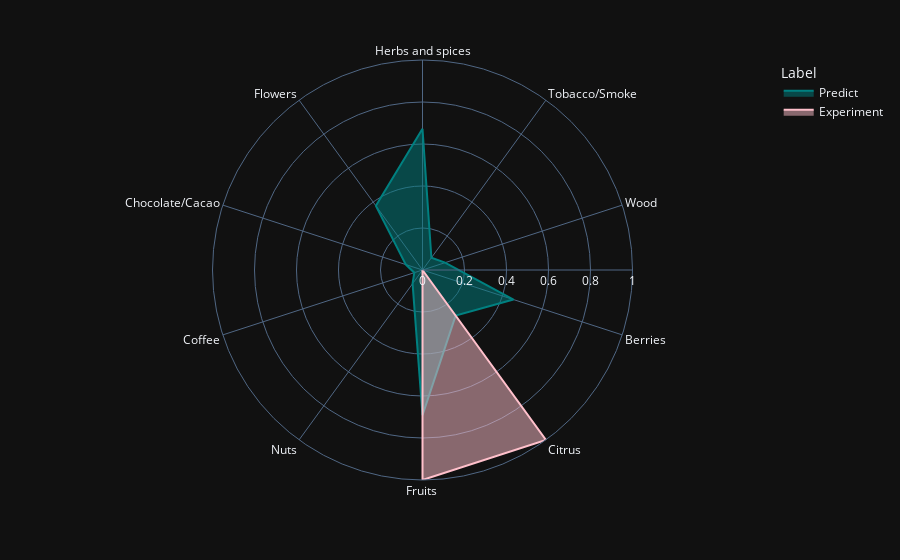
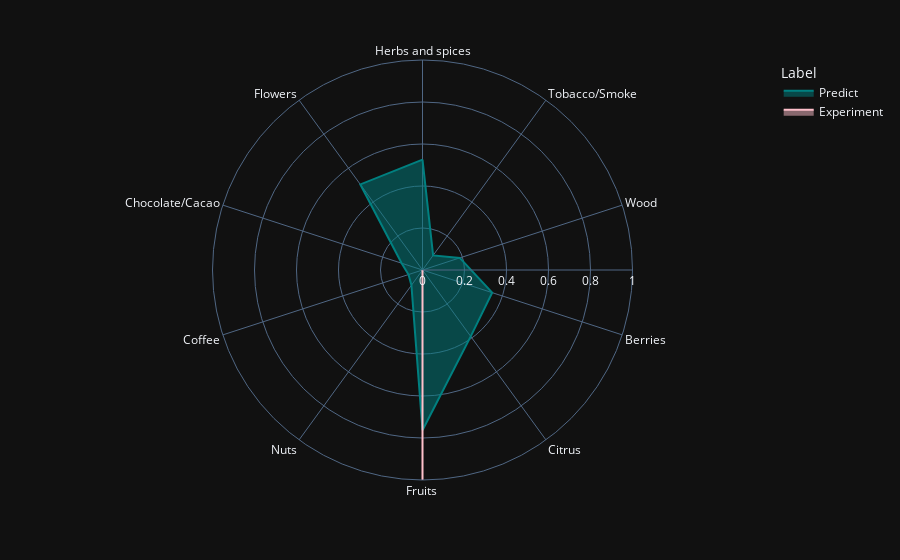
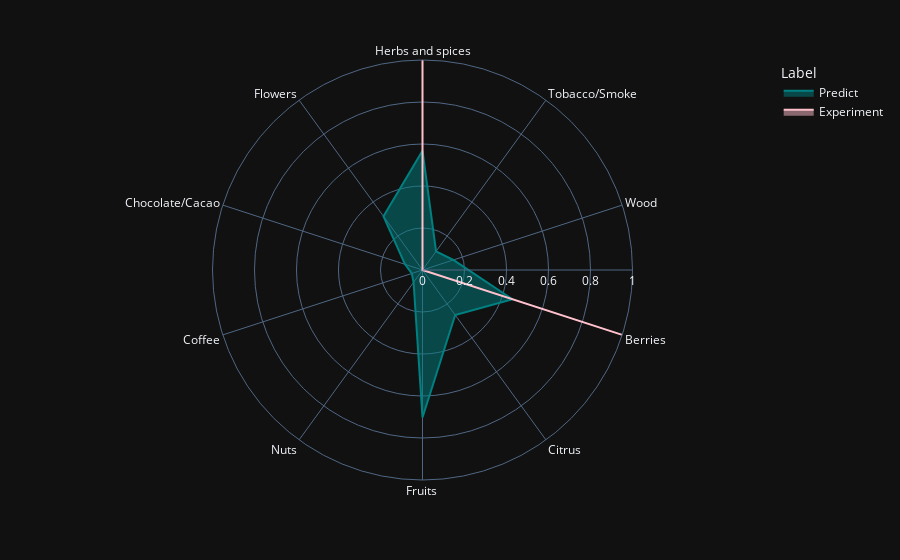
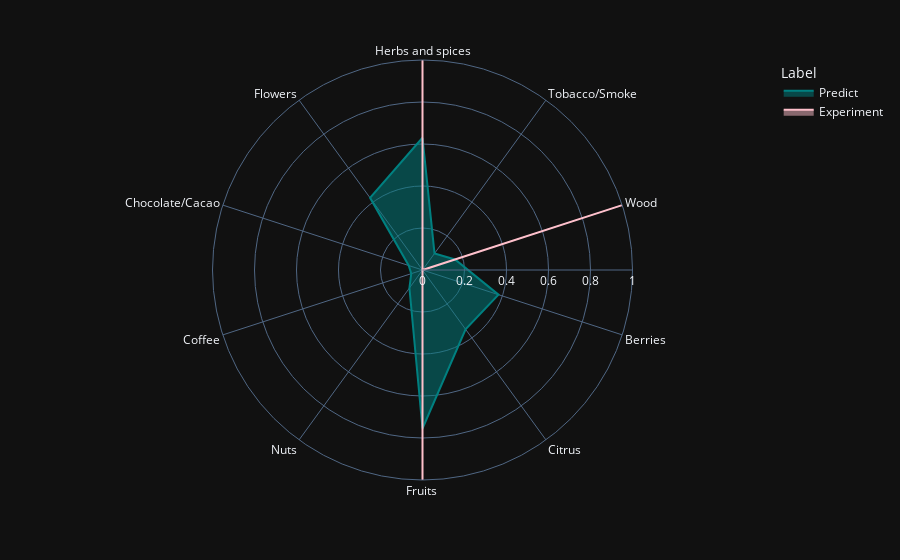

Notebook source saved alongside these figures, in order:
### Code cell
for i in range(90):
    matrix, label = X_test[i].to(device).unsqueeze(0), y_test[i].to(device)
    aroma_map_comparison(matrix, label)

### Figure 1 — Plotly figure (JSON) as saved in the notebook; plotly's stock layout.template omitted (floating-point values rounded to 4 significant figures)
{"data": [{"fill": "toself", "hovertemplate": "Label=Predict<br>r=%{r}<br>theta=%{theta}<extra></extra>", "legendgroup": "Predict", "line": {"color": "#008080", "dash": "solid", "shape": "linear"}, "marker": {"symbol": "circle"}, "mode": "lines", "name": "Predict", "r": [0.6727, 0.07212, 0.113, 0.4557, 0.2684, 0.691, 0.08035, 0.04095, 0.08348, 0.3777, 0.6727], "showlegend": true, "subplot": "polar", "theta": ["Herbs and spices", "Tobacco/Smoke", "Wood", "Berries", "Citrus", "Fruits ", "Nuts", "Coffee", "Chocolate/Cacao", "Flowers", "Herbs and spices"], "type": "scatterpolar"}, {"fill": "toself", "hovertemplate": "Label=Experiment<br>r=%{r}<br>theta=%{theta}<extra></extra>", "legendgroup": "Experiment", "line": {"color": "#FFC0CB", "dash": "solid", "shape": "linear"}, "marker": {"symbol": "circle"}, "mode": "lines", "name": "Experiment", "r": [0, 0, 0, 0, 1, 1, 0, 0, 0, 0, 0], "showlegend": true, "subplot": "polar", "theta": ["Herbs and spices", "Tobacco/Smoke", "Wood", "Berries", "Citrus", "Fruits ", "Nuts", "Coffee", "Chocolate/Cacao", "Flowers", "Herbs and spices"], "type": "scatterpolar"}], "layout": {"legend": {"title": {"text": "Label"}, "tracegroupgap": 0}, "margin": {"t": 60}, "polar": {"angularaxis": {"direction": "clockwise", "rotation": 90}, "domain": {"x": [0, 1], "y": [0, 1]}, "radialaxis": {"range": [0, 1], "visible": true}}}}

### Figure 2 — Plotly figure (JSON) as saved in the notebook; plotly's stock layout.template omitted (floating-point values rounded to 4 significant figures)
{"data": [{"fill": "toself", "hovertemplate": "Label=Predict<br>r=%{r}<br>theta=%{theta}<extra></extra>", "legendgroup": "Predict", "line": {"color": "#008080", "dash": "solid", "shape": "linear"}, "marker": {"symbol": "circle"}, "mode": "lines", "name": "Predict", "r": [0.5253, 0.08604, 0.1867, 0.3489, 0.3908, 0.7629, 0.08986, 0.0701, 0.1045, 0.5036, 0.5253], "showlegend": true, "subplot": "polar", "theta": ["Herbs and spices", "Tobacco/Smoke", "Wood", "Berries", "Citrus", "Fruits ", "Nuts", "Coffee", "Chocolate/Cacao", "Flowers", "Herbs and spices"], "type": "scatterpolar"}, {"fill": "toself", "hovertemplate": "Label=Experiment<br>r=%{r}<br>theta=%{theta}<extra></extra>", "legendgroup": "Experiment", "line": {"color": "#FFC0CB", "dash": "solid", "shape": "linear"}, "marker": {"symbol": "circle"}, "mode": "lines", "name": "Experiment", "r": [0, 0, 0, 0, 0, 1, 0, 0, 0, 0, 0], "showlegend": true, "subplot": "polar", "theta": ["Herbs and spices", "Tobacco/Smoke", "Wood", "Berries", "Citrus", "Fruits ", "Nuts", "Coffee", "Chocolate/Cacao", "Flowers", "Herbs and spices"], "type": "scatterpolar"}], "layout": {"legend": {"title": {"text": "Label"}, "tracegroupgap": 0}, "margin": {"t": 60}, "polar": {"angularaxis": {"direction": "clockwise", "rotation": 90}, "domain": {"x": [0, 1], "y": [0, 1]}, "radialaxis": {"range": [0, 1], "visible": true}}}}

### Figure 3 — Plotly figure (JSON) as saved in the notebook; plotly's stock layout.template omitted (floating-point values rounded to 4 significant figures)
{"data": [{"fill": "toself", "hovertemplate": "Label=Predict<br>r=%{r}<br>theta=%{theta}<extra></extra>", "legendgroup": "Predict", "line": {"color": "#008080", "dash": "solid", "shape": "linear"}, "marker": {"symbol": "circle"}, "mode": "lines", "name": "Predict", "r": [0.568, 0.1099, 0.1543, 0.4504, 0.265, 0.702, 0.07226, 0.05362, 0.08766, 0.316, 0.568], "showlegend": true, "subplot": "polar", "theta": ["Herbs and spices", "Tobacco/Smoke", "Wood", "Berries", "Citrus", "Fruits ", "Nuts", "Coffee", "Chocolate/Cacao", "Flowers", "Herbs and spices"], "type": "scatterpolar"}, {"fill": "toself", "hovertemplate": "Label=Experiment<br>r=%{r}<br>theta=%{theta}<extra></extra>", "legendgroup": "Experiment", "line": {"color": "#FFC0CB", "dash": "solid", "shape": "linear"}, "marker": {"symbol": "circle"}, "mode": "lines", "name": "Experiment", "r": [1, 0, 0, 1, 0, 0, 0, 0, 0, 0, 1], "showlegend": true, "subplot": "polar", "theta": ["Herbs and spices", "Tobacco/Smoke", "Wood", "Berries", "Citrus", "Fruits ", "Nuts", "Coffee", "Chocolate/Cacao", "Flowers", "Herbs and spices"], "type": "scatterpolar"}], "layout": {"legend": {"title": {"text": "Label"}, "tracegroupgap": 0}, "margin": {"t": 60}, "polar": {"angularaxis": {"direction": "clockwise", "rotation": 90}, "domain": {"x": [0, 1], "y": [0, 1]}, "radialaxis": {"range": [0, 1], "visible": true}}}}

### Figure 4 — Plotly figure (JSON) as saved in the notebook; plotly's stock layout.template omitted (floating-point values rounded to 4 significant figures)
{"data": [{"fill": "toself", "hovertemplate": "Label=Predict<br>r=%{r}<br>theta=%{theta}<extra></extra>", "legendgroup": "Predict", "line": {"color": "#008080", "dash": "solid", "shape": "linear"}, "marker": {"symbol": "circle"}, "mode": "lines", "name": "Predict", "r": [0.6298, 0.09736, 0.1631, 0.3806, 0.3489, 0.7549, 0.1059, 0.05636, 0.06926, 0.4248, 0.6298], "showlegend": true, "subplot": "polar", "theta": ["Herbs and spices", "Tobacco/Smoke", "Wood", "Berries", "Citrus", "Fruits ", "Nuts", "Coffee", "Chocolate/Cacao", "Flowers", "Herbs and spices"], "type": "scatterpolar"}, {"fill": "toself", "hovertemplate": "Label=Experiment<br>r=%{r}<br>theta=%{theta}<extra></extra>", "legendgroup": "Experiment", "line": {"color": "#FFC0CB", "dash": "solid", "shape": "linear"}, "marker": {"symbol": "circle"}, "mode": "lines", "name": "Experiment", "r": [1, 0, 1, 0, 0, 1, 0, 0, 0, 0, 1], "showlegend": true, "subplot": "polar", "theta": ["Herbs and spices", "Tobacco/Smoke", "Wood", "Berries", "Citrus", "Fruits ", "Nuts", "Coffee", "Chocolate/Cacao", "Flowers", "Herbs and spices"], "type": "scatterpolar"}], "layout": {"legend": {"title": {"text": "Label"}, "tracegroupgap": 0}, "margin": {"t": 60}, "polar": {"angularaxis": {"direction": "clockwise", "rotation": 90}, "domain": {"x": [0, 1], "y": [0, 1]}, "radialaxis": {"range": [0, 1], "visible": true}}}}
